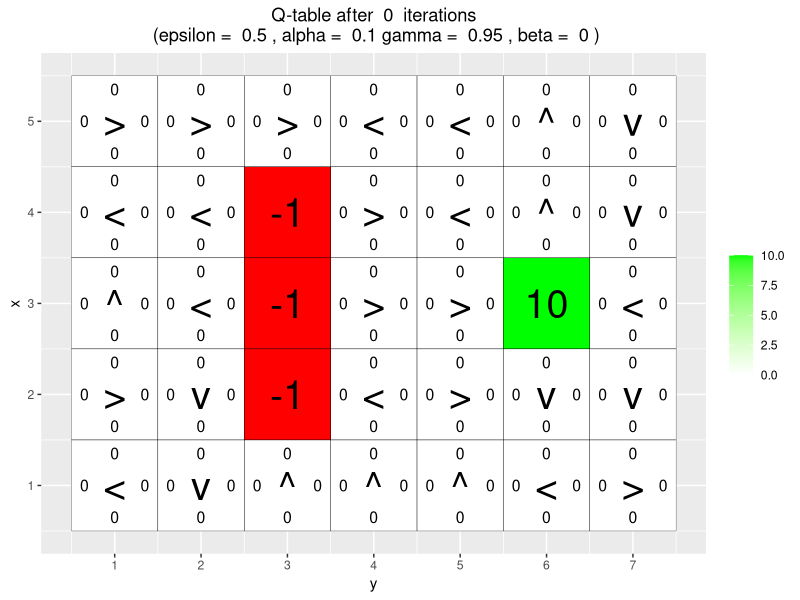
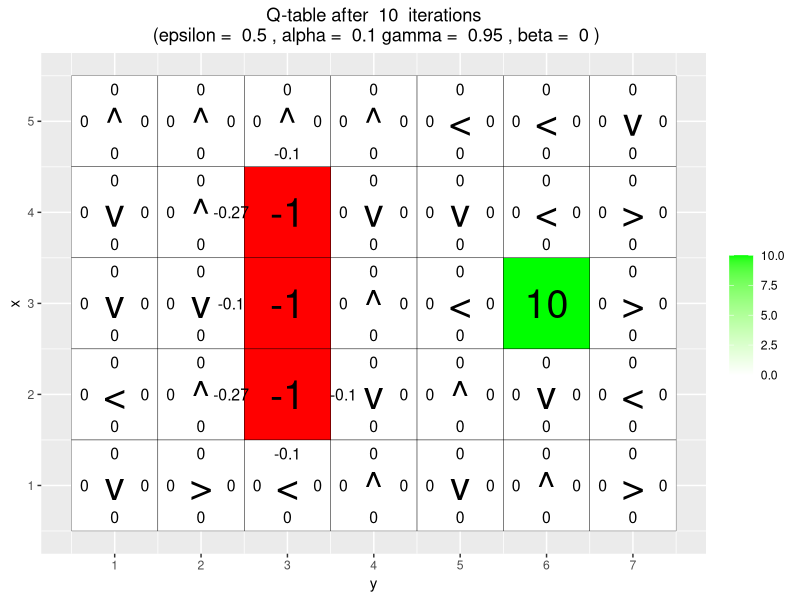
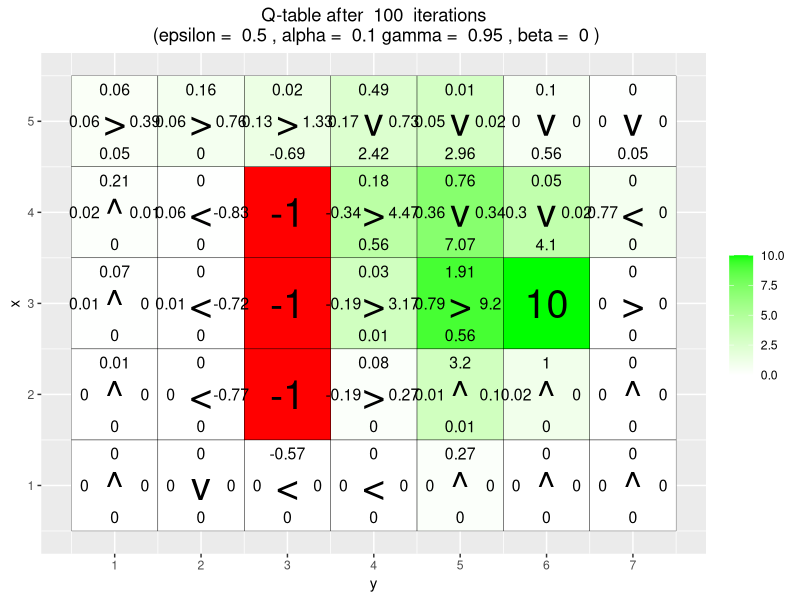
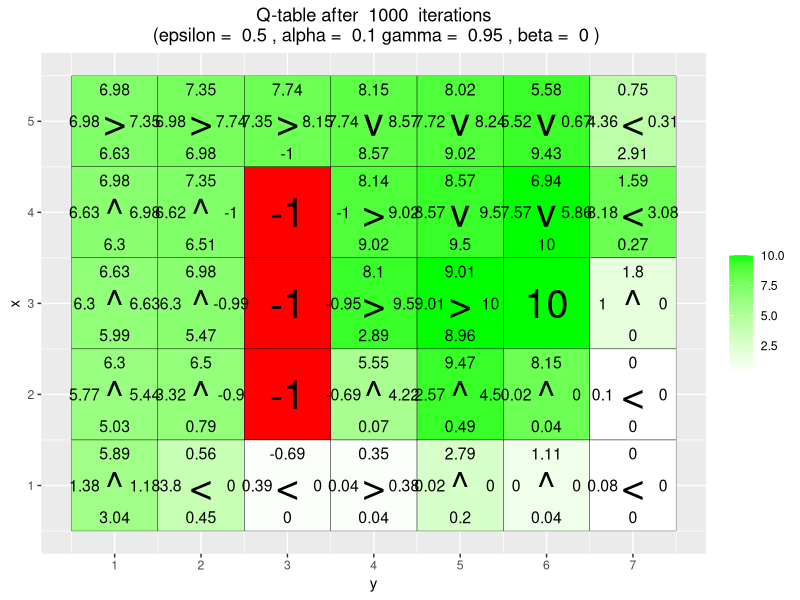
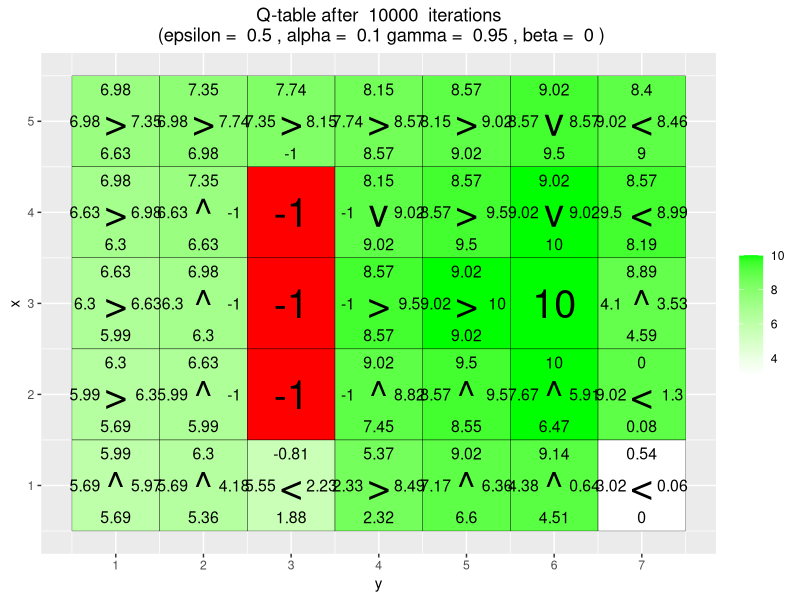
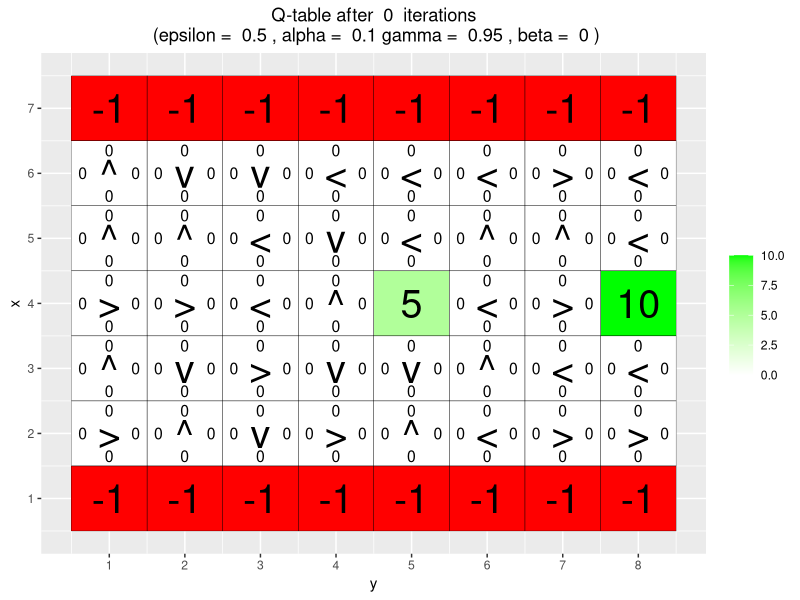
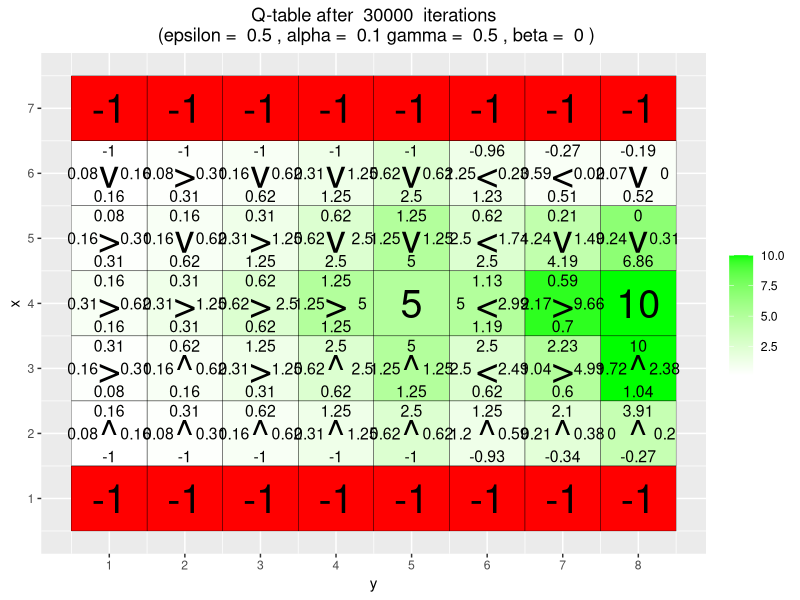
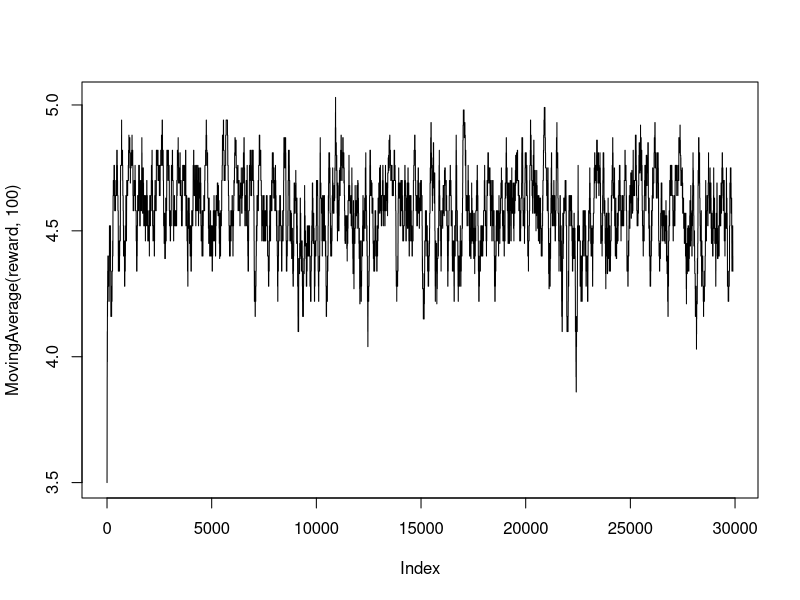

The R source for these figures, in order: (Note: a time limit stopped this script after it produced the figures.)
########################################
### Lab 3 - Reinforcement Learning
### By Hannes Bengtsson
### TDDE15 - Advanced Machine Learning
### Linköping University
########################################

# Install and import necessary packages
install.packages("ggplot2")
install.packages("vctrs")
library(ggplot2)

############################################
################ EXERCISE 1 ###############
###########################################

# Up/right/down/left for (x,y) might seem counter intuitive but the axis's are 
# opposite of what one might think
# Q-learning
arrows <- c("^", ">", "v", "<")
action_deltas <- list(c(1,0), # up
                      c(0,1), # right
                      c(-1,0), # down
                      c(0,-1)) # left

vis_environment <- function(iterations=0, epsilon = 0.5, alpha = 0.1, gamma = 0.95, beta = 0){
  
  # Visualize an environment with rewards. 
  # Q-values for all actions are displayed on the edges of each tile.
  # The (greedy) policy for each state is also displayed.
  # 
  # Args:
  #   iterations, epsilon, alpha, gamma, beta (optional): for the figure title.
  #   reward_map (global variable): a HxW array containing the reward given at each state.
  #   q_table (global variable): a HxWx4 array containing Q-values for each state-action pair.
  #   H, W (global variables): environment dimensions.
  
  df <- expand.grid(x=1:H,y=1:W)
  foo <- mapply(function(x,y) ifelse(reward_map[x,y] == 0,q_table[x,y,1],NA),df$x,df$y)
  df$val1 <- as.vector(round(foo, 2))
  foo <- mapply(function(x,y) ifelse(reward_map[x,y] == 0,q_table[x,y,2],NA),df$x,df$y)
  df$val2 <- as.vector(round(foo, 2))
  foo <- mapply(function(x,y) ifelse(reward_map[x,y] == 0,q_table[x,y,3],NA),df$x,df$y)
  df$val3 <- as.vector(round(foo, 2))
  foo <- mapply(function(x,y) ifelse(reward_map[x,y] == 0,q_table[x,y,4],NA),df$x,df$y)
  df$val4 <- as.vector(round(foo, 2))
  foo <- mapply(function(x,y) 
    ifelse(reward_map[x,y] == 0,arrows[GreedyPolicy(x,y)],reward_map[x,y]),df$x,df$y)
  df$val5 <- as.vector(foo)
  foo <- mapply(function(x,y) ifelse(reward_map[x,y] == 0,max(q_table[x,y,]),
                                     ifelse(reward_map[x,y]<0,NA,reward_map[x,y])),df$x,df$y)
  df$val6 <- as.vector(foo)
  
  print(ggplot(df,aes(x = y,y = x)) +
          scale_fill_gradient(low = "white", high = "green", na.value = "red", name = "") +
          geom_tile(aes(fill=val6)) +
          geom_text(aes(label = val1),size = 4,nudge_y = .35,na.rm = TRUE) +
          geom_text(aes(label = val2),size = 4,nudge_x = .35,na.rm = TRUE) +
          geom_text(aes(label = val3),size = 4,nudge_y = -.35,na.rm = TRUE) +
          geom_text(aes(label = val4),size = 4,nudge_x = -.35,na.rm = TRUE) +
          geom_text(aes(label = val5),size = 10) +
          geom_tile(fill = 'transparent', colour = 'black') + 
          ggtitle(paste("Q-table after ",iterations," iterations\n",
                        "(epsilon = ",epsilon,", alpha = ",alpha,"gamma = ",gamma,", beta = ",beta,")")) +
          theme(plot.title = element_text(hjust = 0.5)) +
          scale_x_continuous(breaks = c(1:W),labels = c(1:W)) +
          scale_y_continuous(breaks = c(1:H),labels = c(1:H)))
  
}

GreedyPolicy <- function(x, y){
  
  # Get a greedy action for state (x,y) from q_table.
  #
  # Args:
  #   x, y: state coordinates.
  #   q_table (global variable): a HxWx4 array containing Q-values for each state-action pair.
  # 
  # Returns:
  #   An action, i.e. integer in {1,2,3,4}.
  
  # Your code here.
  
  # The action that maximize the expected reward in the given state
  # i.e., locate x,y in our q_table and check which direction that gives the highest expected reward
  exp_reward <- q_table[x,y,] # Save expected reward for possible actions at given state
  max_value <- max(exp_reward) # Get the maximum expected reward
  max_index <- which(exp_reward == max_value) # Get the positions in exp_reward that contains the max value
  
  # Sample the action/direction with the highest exp_reward at random if we have more than 1 max
  ifelse(length(max_index) == 1, action <- max_index,action <- sample(x=c(max_index),size=1) )
  
  return(action) # Return a greedy action, integer in {1,2,3,4}
}

EpsilonGreedyPolicy <- function(x, y, epsilon){
  
  # Get an epsilon-greedy action for state (x,y) from q_table.
  #
  # Args:
  #   x, y: state coordinates.
  #   epsilon: probability of acting randomly.
  # 
  # Returns:
  #   An action, i.e. integer in {1,2,3,4}.
  
  # Your code here.
  
  # Generates a random action
  random_action <- sample(c(1,2,3,4),size=1)
  
  # Extracts the action that maximize the expected return
  greedy_action <- GreedyPolicy(x,y)
  
  # Probability of greedy action, random number between 0 and 1 
  greedy_prob <- runif(1)
  
  # Decision based on epsilon
  # If the probability of a greedy action is less than epsilon 
  # we take a random action otherwise we take a greedy action and return it
  # Note that epsilon is the probability of acting randomly
  ifelse(greedy_prob < epsilon, return(random_action),return(greedy_action))
}

transition_model <- function(x, y, action, beta){
  
  # Computes the new state after given action is taken. The agent will follow the action 
  # with probability (1-beta) and slip to the right or left with probability beta/2 each.
  # 
  # Args:
  #   x, y: state coordinates.
  #   action: which action the agent takes (in {1,2,3,4}).
  #   beta: probability of the agent slipping to the side when trying to move.
  #   H, W (global variables): environment dimensions.
  # 
  # Returns:
  #   The new state after the action has been taken.
  
  delta <- sample(-1:1, size = 1, prob = c(0.5*beta,1-beta,0.5*beta))
  final_action <- ((action + delta + 3) %% 4) + 1
  foo <- c(x,y) + unlist(action_deltas[final_action])
  foo <- pmax(c(1,1),pmin(foo,c(H,W)))
  
  return (foo)
}

q_learning <- function(start_state, epsilon = 0.5, alpha = 0.1, gamma = 0.95, 
                       beta = 0){
  
  # Perform one episode of Q-learning. The agent should move around in the 
  # environment using the given transition model and update the Q-table.
  # The episode ends when the agent reaches a terminal state.
  # 
  # Args:
  #   start_state: array with two entries, describing the starting position of the agent.
  #   epsilon (optional): probability of acting randomly.
  #   alpha (optional): learning rate.
  #   gamma (optional): discount factor.
  #   beta (optional): slipping factor.
  #   reward_map (global variable): a HxW array containing the reward given at each state.
  #   q_table (global variable): a HxWx4 array containing Q-values for each state-action pair.
  # 
  # Returns:
  #   reward: reward received in the episode.
  #   correction: sum of the temporal difference correction terms over the episode.
  #   q_table (global variable): Recall that R passes arguments by value. So, q_table being
  #   a global variable can be modified with the superassigment operator <<-.
  
  # Your code here.
  s <- start_state
  episode_correction <- 0
  repeat{
    
    # Follow policy, execute action, get reward.
    s.x <- s[1] # Save x coordinate for s
    s.y <- s[2] # Save y coordinate for s
    
    action <- EpsilonGreedyPolicy(s.x,s.y,epsilon)
    sp <- transition_model(s.x,s.y,action,beta)
    reward <- reward_map[sp[1],sp[2]]
    
    # Q-table update.
    sp.x <- sp[1] # Save x coordinate for s-prime
    sp.y <- sp[2] # Save y coordinate for s-prime
    sp.ga <- GreedyPolicy(sp.x,sp.y) # Get action that max reward for s-prime
    sp.max_q <- q_table[sp.x,sp.y,sp.ga] # Get current reward for s-prime given greedy action
    
    correction <- alpha*(reward+gamma*sp.max_q-q_table[s.x,s.y,action])
    q_table[s.x,s.y,action] <<- q_table[s.x,s.y,action] + correction # Update Q
    episode_correction <- episode_correction + correction # Increase episode correction
    s <- sp # Assign s to s-prime
    
    if(reward!=0)
      # End episode.
      return (c(reward,episode_correction))
  }
  
}

############################################
################ EXERCISE 2 ###############
###########################################

# Environment A (learning)

H <- 5
W <- 7

reward_map <- matrix(0, nrow = H, ncol = W)
reward_map[3,6] <- 10
reward_map[2:4,3] <- -1

q_table <- array(0,dim = c(H,W,4))

vis_environment()


for(i in 1:10000){
  foo <- q_learning(start_state = c(3,1))
  
  if(any(i==c(10,100,1000,10000)))
    vis_environment(i)
}

############################################
################ EXERCISE 3 ###############
###########################################

# Environment B (the effect of epsilon and gamma)

H <- 7
W <- 8

reward_map <- matrix(0, nrow = H, ncol = W)
reward_map[1,] <- -1
reward_map[7,] <- -1
reward_map[4,5] <- 5
reward_map[4,8] <- 10

q_table <- array(0,dim = c(H,W,4))

vis_environment()

MovingAverage <- function(x, n){
  
  cx <- c(0,cumsum(x))
  rsum <- (cx[(n+1):length(cx)] - cx[1:(length(cx) - n)]) / n
  
  return (rsum)
}

for(j in c(0.5,0.75,0.95)){
  q_table <- array(0,dim = c(H,W,4))
  reward <- NULL
  correction <- NULL
  
  for(i in 1:30000){
    foo <- q_learning(gamma = j, start_state = c(4,1))
    reward <- c(reward,foo[1])
    correction <- c(correction,foo[2])
  }
  
  vis_environment(i, gamma = j)
  plot(MovingAverage(reward,100),type = "l")
  plot(MovingAverage(correction,100),type = "l")
}

for(j in c(0.5,0.75,0.95)){
  q_table <- array(0,dim = c(H,W,4))
  reward <- NULL
  correction <- NULL
  
  for(i in 1:30000){
    foo <- q_learning(epsilon = 0.1, gamma = j, start_state = c(4,1))
    reward <- c(reward,foo[1])
    correction <- c(correction,foo[2])
  }
  
  vis_environment(i, epsilon = 0.1, gamma = j)
  plot(MovingAverage(reward,100),type = "l")
  plot(MovingAverage(correction,100),type = "l")
}

############################################
################ EXERCISE 4 ###############
###########################################

# Environment C (the effect of beta).

H <- 3
W <- 6

reward_map <- matrix(0, nrow = H, ncol = W)
reward_map[1,2:5] <- -1
reward_map[1,6] <- 10

q_table <- array(0,dim = c(H,W,4))

vis_environment()

for(j in c(0,0.2,0.4,0.66)){
  q_table <- array(0,dim = c(H,W,4))
  
  for(i in 1:10000)
    foo <- q_learning(gamma = 0.6, beta = j, start_state = c(1,1))
  
  vis_environment(i, gamma = 0.6, beta = j)
}
